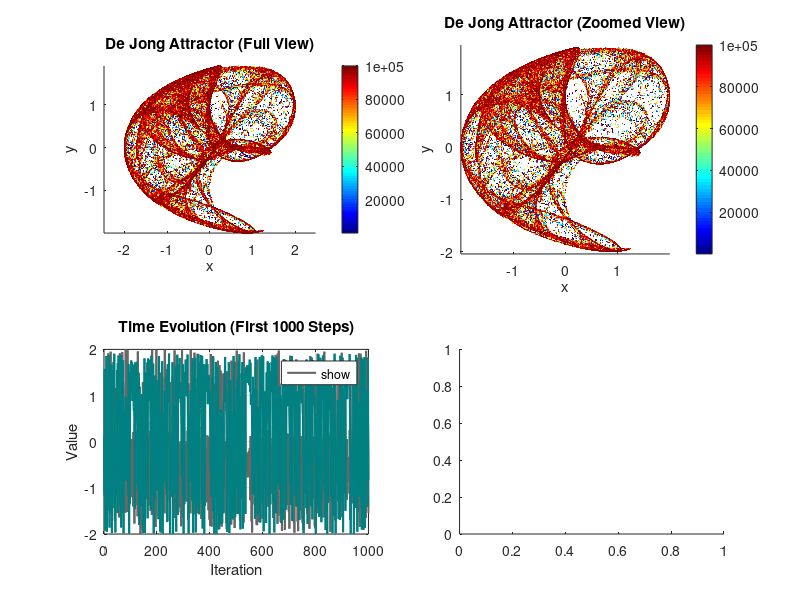

This figure's MATLAB source: (Note: this script raises an error after producing the figure.)
clc, clear, close all;

% We want to see the trajectory of the De Jong Attractor.
% The system is defined by the following iterative equations:
% x_{n+1} = sin(a * y_n) - cos(b * x_n) (4.1)
% y_{n+1} = sin(c * x_n) - cos(d * y_n) (4.2)
% This system produces beautiful fractal-like chaotic patterns depending on parameters:
% a = -2.24, b = 0.43, c = -0.65, d = -2.43 (Classic De Jong attractor)
% The attractor is sensitive to initial conditions and parameter choices
% De Jong Attractor parameters 


a = -2.0;
b = -2.0;
c = -1.2;
d = 2.0;


% Number of iterations
n_points = 100000;


% Initialize arrays to store trajectory
x = zeros(n_points, 1);
y = zeros(n_points, 1);


% Initial condition
x(1) = 0.1;
y(1) = 0.1;


% Generate the De Jong attractor
for i = 2:n_points
    x(i) = sin(a * y(i-1)) - cos(b * x(i-1));
    y(i) = sin(c * x(i-1)) - cos(d * y(i-1));
end


% Create figure
figure('Position', [100, 100, 1200, 900]);


% 2D Phase Portrait (Full View)
subplot(2, 2, 1);
scatter(x, y, 1, 1:n_points, 'filled');
colormap(jet);
title('De Jong Attractor (Full View)');
xlabel('x'); ylabel('y');
axis equal tight;
colorbar;


% Zoomed-In View
subplot(2, 2, 2);
scatter(x, y, 1, 1:n_points, 'filled');
colormap(jet);
title('De Jong Attractor (Zoomed View)');
xlabel('x'); ylabel('y');
xlim([-2 2]); ylim([-2 2]); % Adjust zoom as needed
axis equal tight;
colorbar;


% Time Evolution of x and y (First 1000 points)
subplot(2, 2, 3);
plot(1:1000, x(1:1000), 'Color', [0.4 0.4 0.4], 'LineWidth', 1.5, 'DisplayName', 'x(n)');
hold on;
plot(1:1000, y(1:1000), 'Color', [0 0.5 0.5], 'LineWidth', 1.5, 'DisplayName', 'y(n)');
title('Time Evolution (First 1000 Steps)');
xlabel('Iteration'); ylabel('Value');
legend('show', 'Location', 'best');
grid on;


% Histogram of x-values
subplot(2, 2, 4);
histogram(x, 200, 'FaceColor', [0.6 0.2 0.2], 'EdgeColor', 'none');
title('Distribution of x-values');
xlabel('x'); ylabel('Frequency');
grid on;


sgtitle(['De Jong Attractor (a = ', num2str(a), ', b = ', num2str(b), ...
         ', c = ', num2str(c), ', d = ', num2str(d), ')'], 'FontSize', 12);
